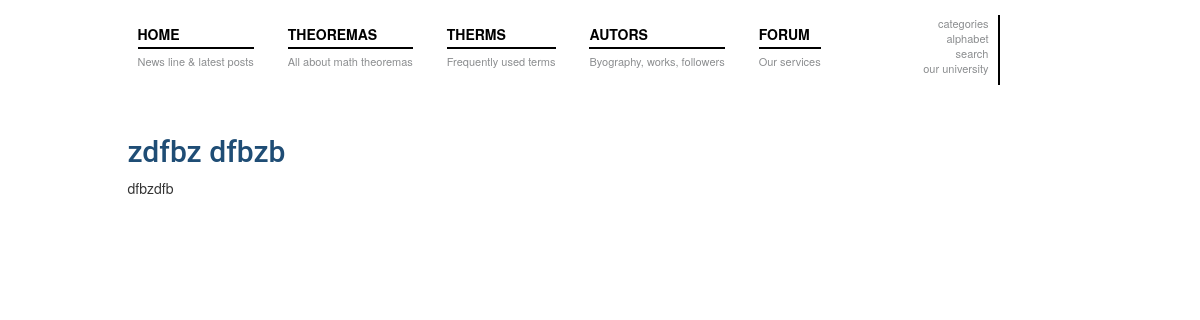
/author/, run on an earlier commit of the app's database.
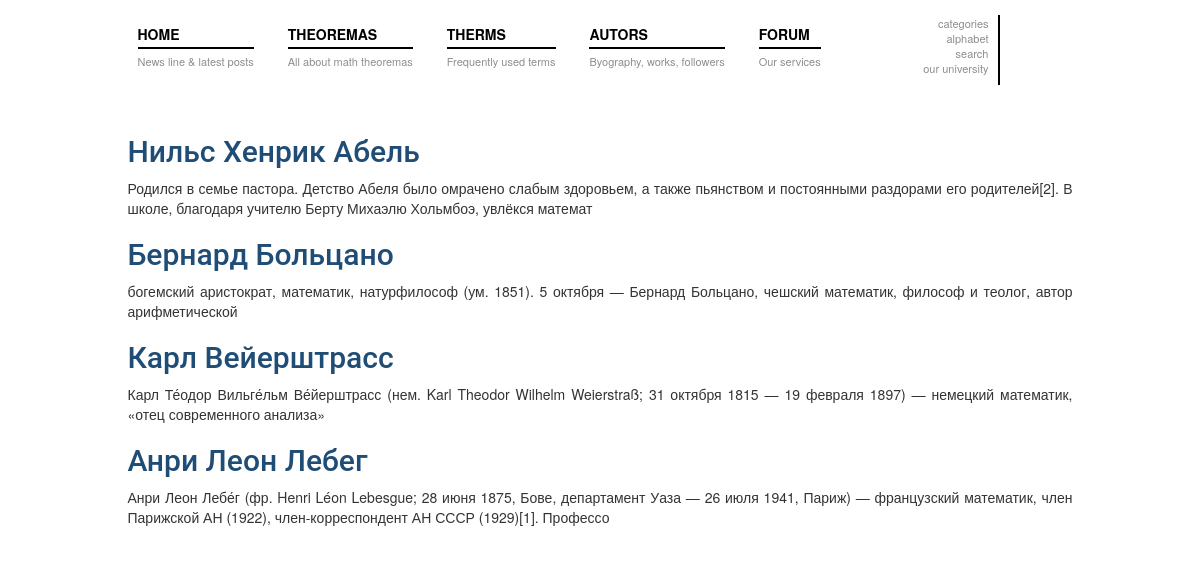
And on a later commit of the database.
### matan/models.py (models this page shows, shortened)
class Author(models.Model):
    first_name = models.CharField(max_length=100, verbose_name=u'Имя')
    last_name = models.CharField(max_length=100, verbose_name=u'Фамилия')
    biagrafiya = models.TextField(verbose_name=u'Биаграфия')
    class Meta:
        ordering = ["last_name"]

### matan/views.py (the view)
# urls.py: url(r'^author/$', views.AuthorView.as_view(), name='author_list'),
class AuthorView(ListView):
    model = Author
    template_name = 'matan/author.html'
    context_object_name = 'author_list'

### matan/templates/matan/author.html (shortened to what this page needs)
{% extends 'matan/base.html' %}
{% block content %}
    {% if author_list %}
        {% for author in author_list %}
            <h2><a href="{% url 'author_detail' pk=author.id %}">
                {{ author.first_name }} {{ author.last_name }}</a></h2>
            <p class="text-justify">{{ author.biagrafiya|slice:':200' }}
            </p>
        {% endfor %}
    {% endif %}
{% endblock %}

What changed in the data, as far as the page shows it:
removed Author: first_name "zdfbz", last_name "dfbzb", biagrafiya "dfbzdfb"
added Author: first_name "Нильс Хенрик", last_name "Абель", biagrafiya "Родился в семье пастора. Детство Абеля было омрачено слабым здоровьем, а также пьянством и постоянными раздорами его родителей[2]. В школе, благодаря учителю Берту Михаэлю Хольмбоэ, увлёкся математ"
added Author: first_name "Бернард", last_name "Больцано", biagrafiya "богемский аристократ, математик, натурфилософ (ум. 1851). 5 октября — Бернард Больцано, чешский математик, философ и теолог, автор арифметической"
added Author: first_name "Карл", last_name "Вейерштрасс", biagrafiya "Карл Те́одор Вильге́льм Ве́йерштрасс (нем. Karl Theodor Wilhelm Weierstraß; 31 октября 1815 — 19 февраля 1897) — немецкий математик, «отец современного анализа»"
added Author: first_name "Анри Леон", last_name "Лебег", biagrafiya "Анри Леон Лебе́г (фр. Henri Léon Lebesgue; 28 июня 1875, Бове, департамент Уаза — 26 июля 1941, Париж) — французский математик, член Парижской АН (1922), член-корреспондент АН СССР (1929)[1]. Профессо"
